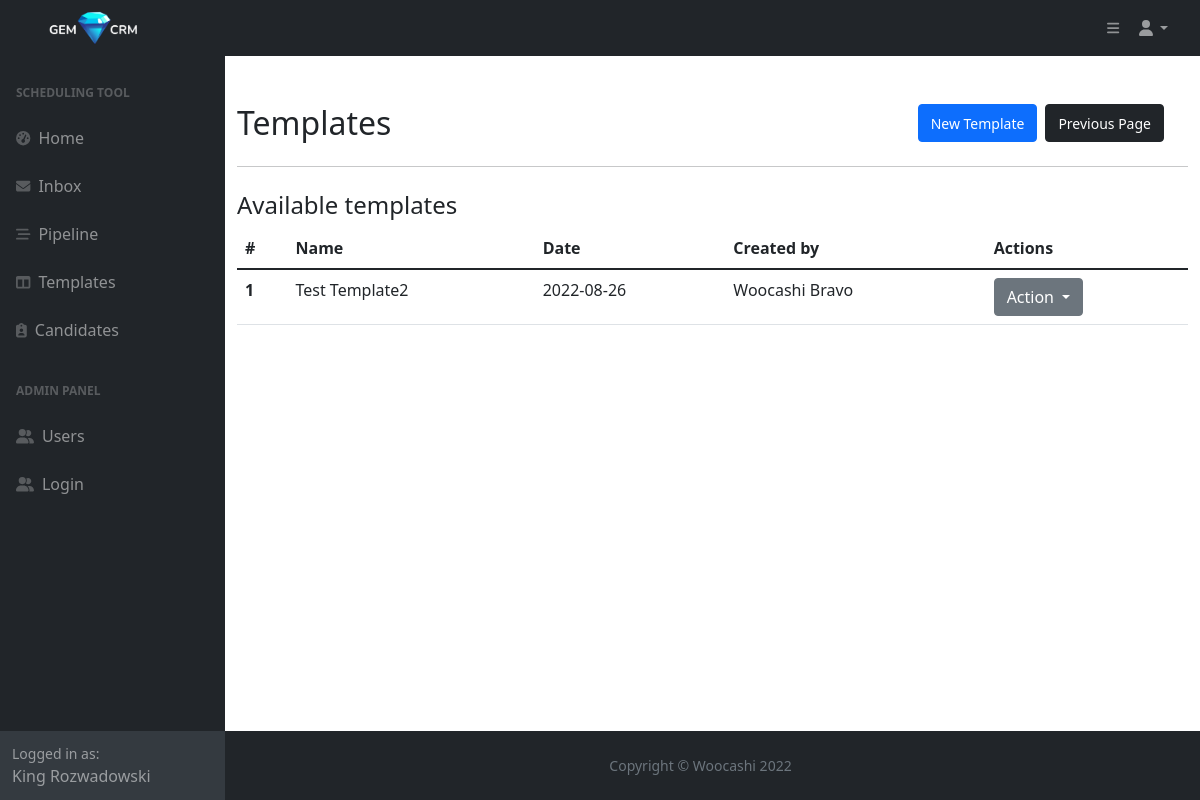
Page /templates (signed in) on the committed database.
### main.py (models this page shows)
class User(db.Model, UserMixin, Base):
    __tablename__="users"
    id = db.Column(db.Integer, primary_key=True)
    first_name = db.Column(db.String, nullable=False)
    last_name = db.Column(db.String, nullable=False)
    full_name = db.Column(db.String, nullable=False)
    email = db.Column(db.String, nullable=False, unique=True)
    phone = db.Column(db.String, nullable=False)
    type = db.Column(db.String, nullable=False)
    password = db.Column(db.String, nullable=False)
    templates = relationship("Template", back_populates="created_by")
    candidates = relationship("Candidate", back_populates="created_by")
    tasks_sent = relationship("Task", primaryjoin="User.id==Task.sender_id", back_populates="from_user")
    tasks_received = relationship("Task", primaryjoin="User.id==Task.recipient_id", back_populates="to_user")
    tasks_delegated = relationship("Task", primaryjoin="User.id==Task.delegate_id", back_populates="delegated_by")
    message = relationship("Message", primaryjoin="Message.user_id==User.id", back_populates="user")

class Template(db.Model, Base):
    __tablename__="templates"
    id = db.Column(db.Integer, primary_key=True)
    name = db.Column(db.String, nullable=False)
    text = db.Column(db.Text, nullable=False)
    date = db.Column(db.Date, nullable=False)
    owner_id = Column(Integer, ForeignKey('users.id'))
    created_by = relationship("User", back_populates="templates")

### main.py (the view)
@app.route('/templates')
@login_required
def templates():
    templates = db.session.query(Template).all()
    return render_template('message-templates.html', templates=templates, current_user=current_user, is_authenticated=current_user.is_authenticated)

### main.py (called while the page is built)
@login_manager.user_loader
def load_user(user_id):
    try:
        return User.query.get(user_id)
    except:
        return None

### templates/message-templates.html (shortened to what this page needs)
{% include "header.html" %}
	<main>
		<div class="container mt-4">
			<div class="row d-flex align-items-center">
				<div class="row d-flex justify-content-between">
					<div class="col">
						<h2 class="mt-4">Templates</h2>
					</div>
					<div class="col d-flex justify-content-end mt-4">
						<span><a class="btn btn-primary ms-2" href="{{url_for('new_template')}}"><small>New Template</small></a></span>
						<span><a class="btn btn-dark ms-2" href="javascript:history.back()"><small>Previous Page</small></a></span>
					</div>
				</div>
			</div>
			<hr>
			<div class="row d-flex align-items-center mt-4">
				<h4>Available templates</h4>
			</div>
			{% if templates|length == 0 %}
			<div class="row d-flex align-items-center mt-4">
				<p>There are no available templates</p>
			</div>
			{% else %}
				<table class="table">
				  <thead>
				    <tr>
				      <th scope="col">#</th>
				      <th scope="col">Name</th>
				      <th scope="col">Date</th>
				      <th scope="col">Created by</th>
					    <th scope="col">Actions</th>
				    </tr>
				  </thead>
				  <tbody>
				  {% for template in templates %}
				    <tr>
				      <th scope="row">{{template.id}}</th>
				      <td>{{template.name}}</td>
				      <td>{{template.date}}</td>
				      <td>{{template.created_by.full_name}}</td>
					    <td>
							<div class="dropdown">
							  <button class="btn btn-secondary dropdown-toggle" type="button" data-bs-toggle="dropdown" aria-expanded="false">
							    Action
							  </button>
							</div>
					    </td>
				    </tr>
				  {% endfor %}
				  </tbody>
				</table>
			{% endif %}
		</div>
	</main>
{% include "footer.html" %}

### templates/header.html (shortened to what this page needs)
<!DOCTYPE html>
<html lang="en">
    <head>
        <link href="https://cdn.jsdelivr.net/npm/simple-datatables@latest/dist/style.css" rel="stylesheet" />
        <link href="{{ url_for('static', filename='css/styles.css') }}" rel="stylesheet" />
    </head>
    <body class="sb-nav-fixed">
        <nav class="sb-topnav d-flex justify-content-between navbar navbar-expand navbar-dark bg-dark">
                <a class="navbar-brand ps-3" href="{{ url_for('home') }}"><img class="img-fluid gem-logo" src="{{url_for('static', filename='assets/img/logo-white.png')}}" alt="logo"></a>
                 <div class="d-flex">
                <button class="btn btn-link btn-sm order-1 order-lg-0 me-4 me-lg-0" id="sidebarToggle" ><i class="fas fa-bars"></i></button>
            <ul class="navbar-nav ms-auto ms-md-0 me-3 me-lg-4">
                <li class="nav-item dropdown">
                    <a class="nav-link dropdown-toggle" id="navbarDropdown" href="#" role="button" data-bs-toggle="dropdown" aria-expanded="false"><i class="fas fa-user fa-fw"></i></a>
                </li>
            </ul>
                </div>
        </nav>
        <div id="layoutSidenav">
            <div id="layoutSidenav_nav">
                <nav class="sb-sidenav accordion sb-sidenav-dark" id="sidenavAccordion">
                    <div class="sb-sidenav-menu">
                        <div class="nav">
                            <div class="sb-sidenav-menu-heading">Scheduling tool</div>
                            <a class="nav-link" href={{url_for('home')}}>
                                <div class="sb-nav-link-icon"><i class="fas fa-tachometer-alt"></i></div>
                                Home
                            <a class="nav-link" href="{{url_for('inbox')}}">
                                <div class="sb-nav-link-icon"><i class="fa-solid fa-envelope"></i></div>
                                Inbox
                            </a>
                            <a class="nav-link" href={{url_for('pipeline')}}>
                                <div class="sb-nav-link-icon"><i class="fa-solid fa-bars-staggered"></i></div>
                                Pipeline
                            </a>
                            <a class="nav-link" href={{url_for('templates')}}>
                                <div class="sb-nav-link-icon"><i class="fas fa-columns"></i></div>
                                Templates
                            </a>
                            <a class="nav-link" href={{url_for('candidates')}}>
                                <div class="sb-nav-link-icon me-2"><i class="fa-solid fa-clipboard-user"></i></div>
                                Candidates
                            </a>
                            <div class="sb-sidenav-menu-heading">ADMIN PANEL</div>
                            <a class="nav-link" href="{{url_for('users')}}">
                                <div class="sb-nav-link-icon"><i class="fa-solid fa-user-group"></i></div>
                                Users
                            </a>
                            <a class="nav-link" href="{{url_for('login')}}">
                                <div class="sb-nav-link-icon"><i class="fa-solid fa-user-group"></i></div>
                                Login
                            </a>
                        </div>
                    </div>
                    {% if current_user %}
                    <div class="sb-sidenav-footer">
                        <div class="small">Logged in as:</div>
                        {{current_user.first_name}} {{current_user.last_name}}
                    </div>
                    {% endif %}
                </nav>
            </div>
            <div id="layoutSidenav_content">

### rows in the picture
User: first_name "King", last_name "Rozwadowski"
Template: id "1", name "Test Template2", date "2022-08-26", created_by.full_name "Woocashi Bravo"
